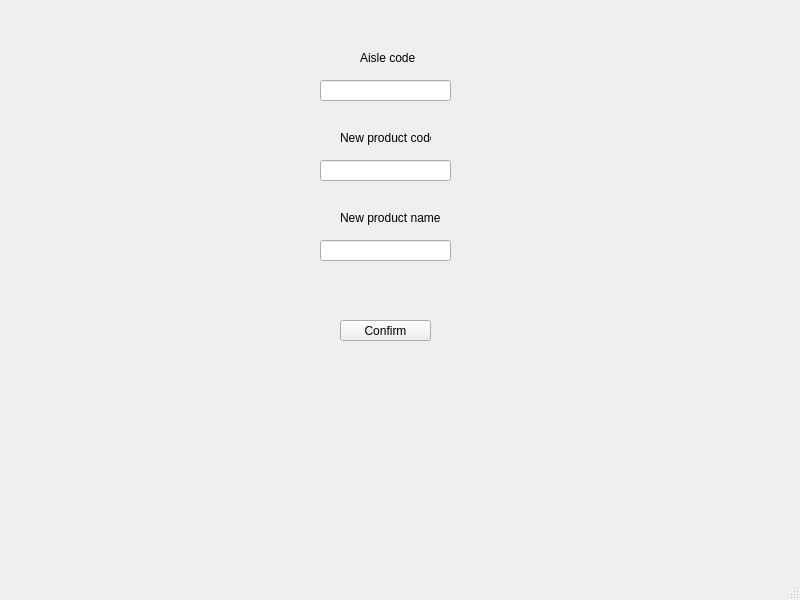
<?xml version="1.0" encoding="UTF-8"?>
<ui version="4.0">
 <class>newProduct</class>
 <widget class="QMainWindow" name="newProduct">
  <property name="geometry">
   <rect>
    <x>0</x>
    <y>0</y>
    <width>800</width>
    <height>600</height>
   </rect>
  </property>
  <property name="windowTitle">
   <string>MainWindow</string>
  </property>
  <widget class="QWidget" name="centralwidget">
   <widget class="QLabel" name="label">
    <property name="geometry">
     <rect>
      <x>360</x>
      <y>50</y>
      <width>71</width>
      <height>16</height>
     </rect>
    </property>
    <property name="text">
     <string>Aisle code</string>
    </property>
   </widget>
   <widget class="QLineEdit" name="newProdCode">
    <property name="geometry">
     <rect>
      <x>320</x>
      <y>160</y>
      <width>131</width>
      <height>21</height>
     </rect>
    </property>
   </widget>
   <widget class="QLineEdit" name="aisleCode">
    <property name="geometry">
     <rect>
      <x>320</x>
      <y>80</y>
      <width>131</width>
      <height>21</height>
     </rect>
    </property>
   </widget>
   <widget class="QLabel" name="label_3">
    <property name="geometry">
     <rect>
      <x>340</x>
      <y>210</y>
      <width>101</width>
      <height>16</height>
     </rect>
    </property>
    <property name="text">
     <string>New product name</string>
    </property>
   </widget>
   <widget class="QLabel" name="label_2">
    <property name="geometry">
     <rect>
      <x>340</x>
      <y>130</y>
      <width>91</width>
      <height>16</height>
     </rect>
    </property>
    <property name="text">
     <string>New product code</string>
    </property>
   </widget>
   <widget class="QPushButton" name="newProductConfirm">
    <property name="geometry">
     <rect>
      <x>340</x>
      <y>320</y>
      <width>91</width>
      <height>21</height>
     </rect>
    </property>
    <property name="text">
     <string>Confirm</string>
    </property>
   </widget>
   <widget class="QLineEdit" name="newName">
    <property name="geometry">
     <rect>
      <x>320</x>
      <y>240</y>
      <width>131</width>
      <height>21</height>
     </rect>
    </property>
   </widget>
  </widget>
  <widget class="QStatusBar" name="statusbar"/>
 </widget>
 <resources/>
 <connections/>
</ui>
